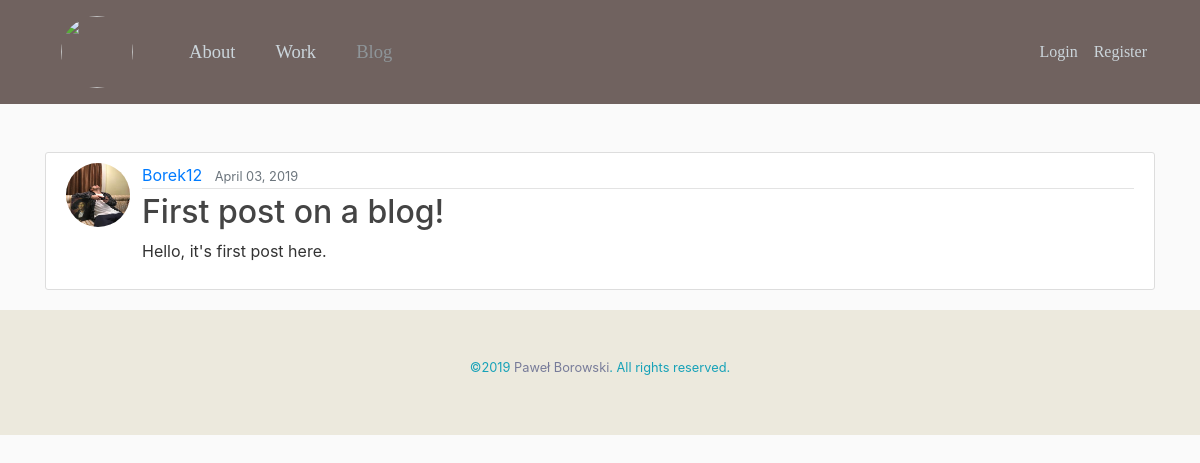
The page /blog/post/1/ on the database as committed earlier.
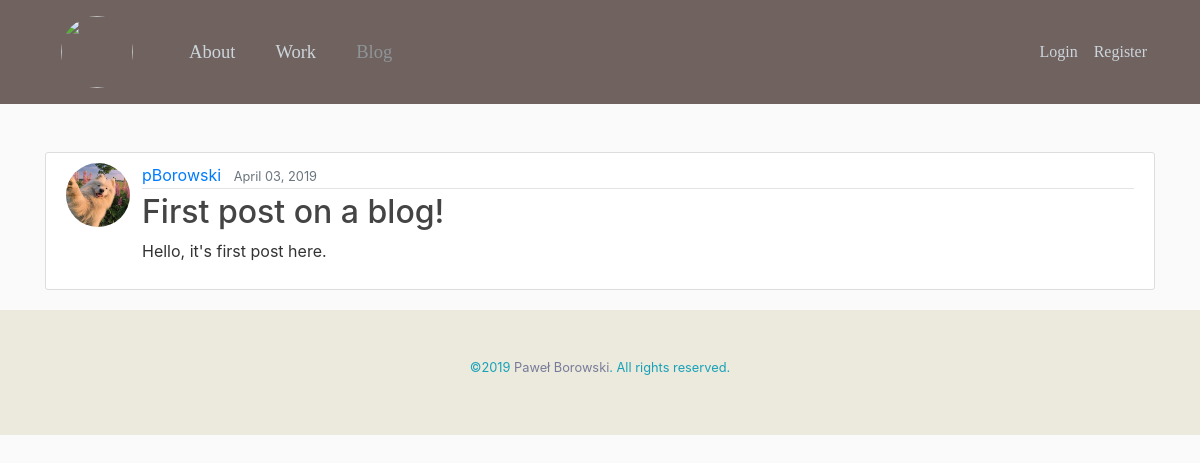
The same page on the database as committed later.
### blog/models.py (models this page shows, shortened)
class Post(models.Model):
    title = models.CharField(max_length=100)
    content = models.TextField()
    date_posted = models.DateTimeField(default=timezone.now)
    author = models.ForeignKey(User, on_delete=models.CASCADE)

### users/models.py (models this page shows, shortened)
class Profile(models.Model):
    user = models.OneToOneField(User, on_delete=models.CASCADE)
    image = models.ImageField(default='default.jpg', upload_to='profile_pics')

### blog/views.py (the view)
# urls.py: path('post/<int:pk>/', PostDetailView.as_view(), name="post-detail"),
class PostDetailView(DetailView):
    model = Post

### blog/templates/blog/post_detail.html (shortened to what this page needs)
{% extends "main.html" %}
{% block content %}
  <article class="media content-section">
    <img class="rounded-circle account-img-post" src="{{ object.author.profile.image.url }}">
    <div class="media-body">
      <div class="article-metadata">
        <a class="mr-2" href="{% url 'user-posts' object.author.username %}">{{ object.author }}</a>
        <small class="text-muted">{{ object.date_posted|date:"F d, Y"}}</small>
      </div>
      <h2 class="article-title"> {{ object.title }} </h2>
      <p class="article-content">{{ object.content }}</p>
    </div>
  </article>
{% endblock content %}

Rows that differ between the two databases and show on the page:
changed through a linked row, Post "First post on a blog!": author.profile.image: a different picture; author "Borek12" → "pBorowski"
